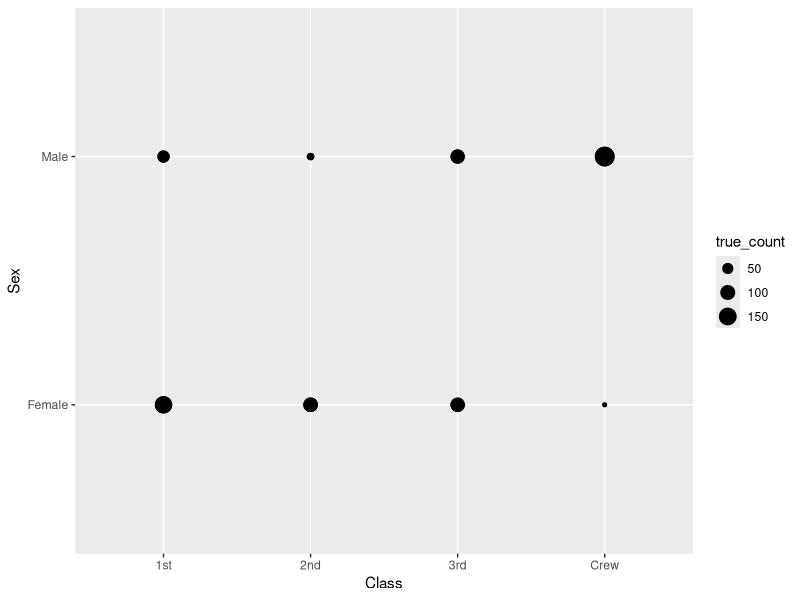
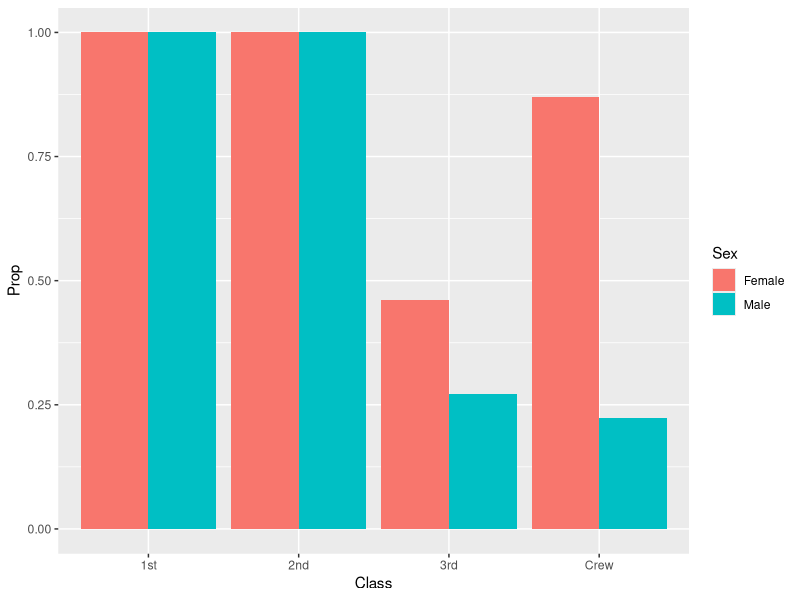
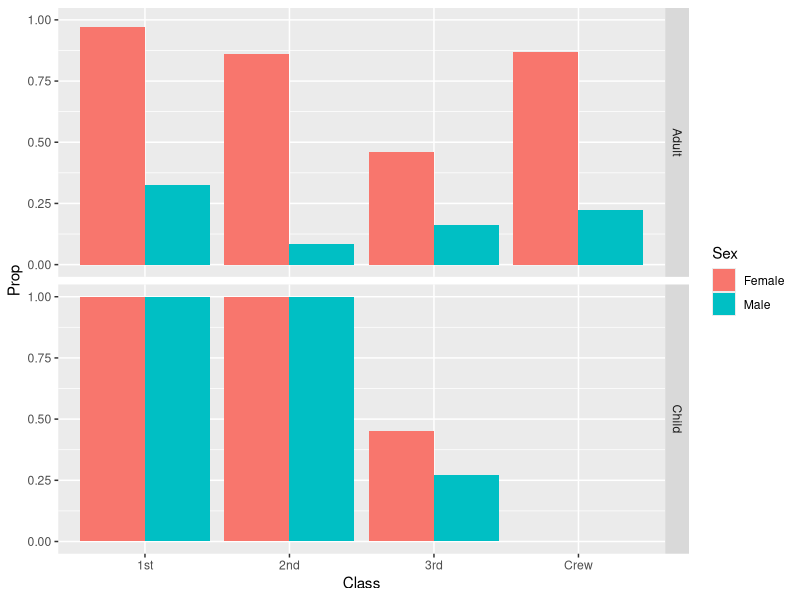

Recreate these plots in R, in order.
## ---- chunk 1
library(tidyverse)

df_titanic <- as_tibble(Titanic)
## ---- chunk 2
df_titanic %>% glimpse()
## ---- chunk 3
## NOTE: No need to edit! We'll cover how to
## do this calculation in a later exercise.
df_titanic %>% summarize(total = sum(n))
## ---- chunk 4
df_titanic %>% 
  filter(Survived == "Yes") %>% 
  add_count(Class, Sex, wt = n, name = "true_count") %>% # so that adult + child values are added
  ggplot(aes(x = Class, y = Sex)) +
  geom_point(aes(size = true_count))
## ---- chunk 5
## NOTE: No need to edit! We'll cover how to
## do this calculation in a later exercise.
df_prop <-
  df_titanic %>%
  group_by(Class, Sex, Age) %>%
  mutate(
    Total = sum(n),
    Prop = n / Total
  ) %>%
  ungroup()
df_prop
## ---- chunk 6
df_prop %>% 
  filter(Survived == "Yes") %>%
  ggplot(aes(x = Class, y = Prop, fill = Sex)) +
  geom_col(position = "dodge")
## ---- chunk 7
df_prop %>% 
  filter(Survived == "Yes") %>%
  ggplot(aes(x = Class, y = Prop, fill = Sex)) +
  facet_grid(rows = vars(Age)) +
  geom_col(position = "dodge")
